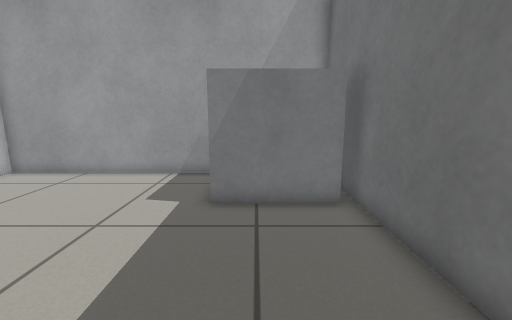
[1] (above)

16 first-person views from a walk through a Gazebo world. The camera is 0.68 m above the floor, tilts 10° down and sees 90° across. The floor is counted in squares, 0.25 m on a side. Each view is taken from the middle of a square. On the plan, view 1 faces up. The plan holds only what a view shows up to about 18 squares ahead; the rest is blank.

[2]
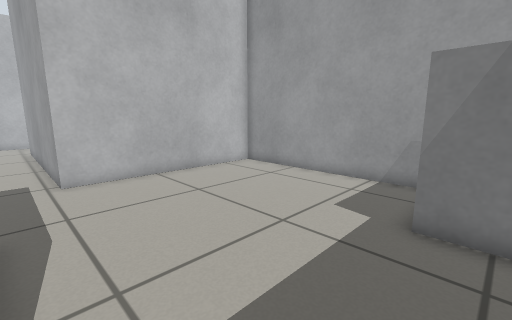

[3]
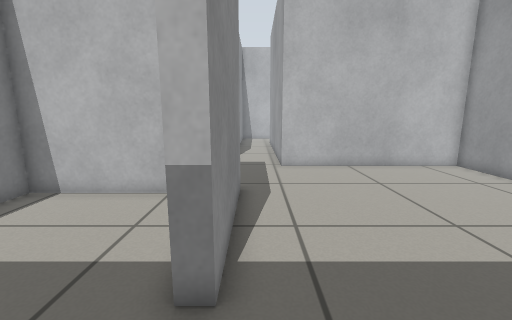

[4]
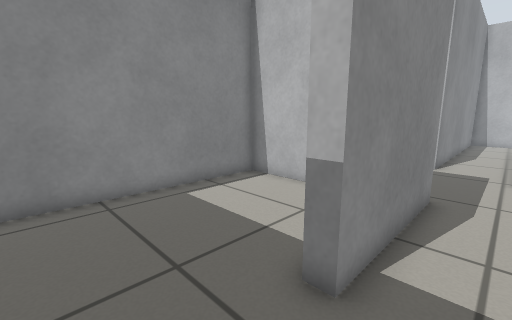

[5]
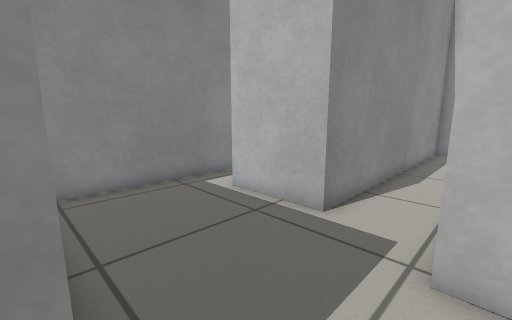

[6]
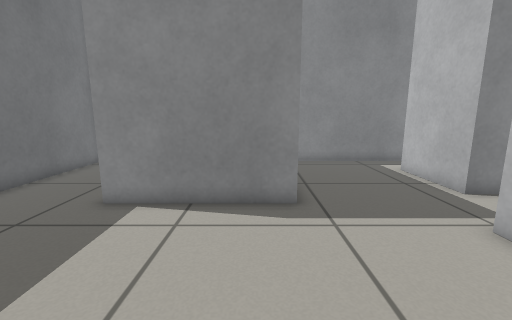

[7]
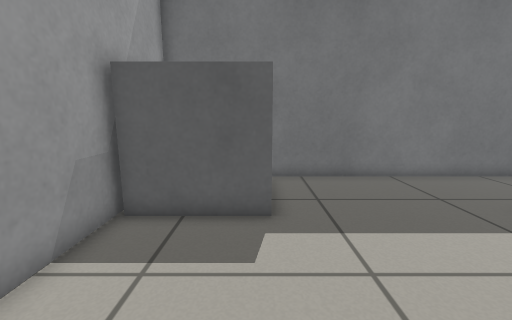

[8]
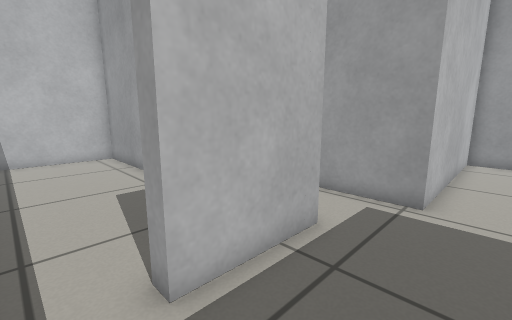

[9]
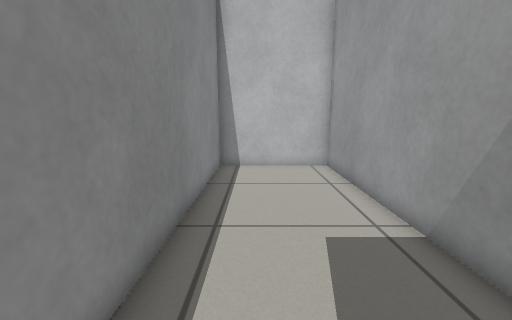

[10]
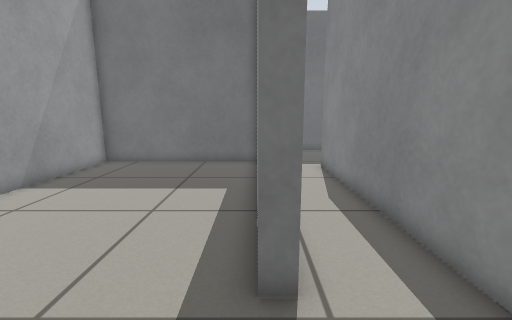

[11]
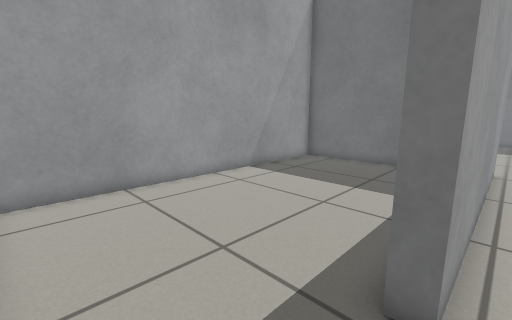

[12]
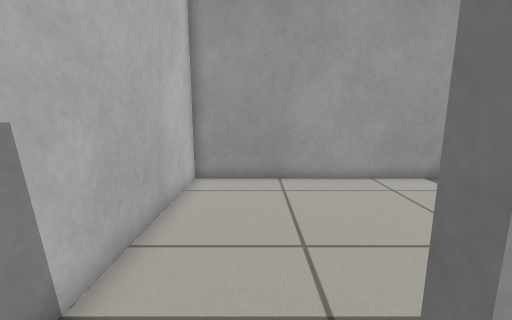

[13]
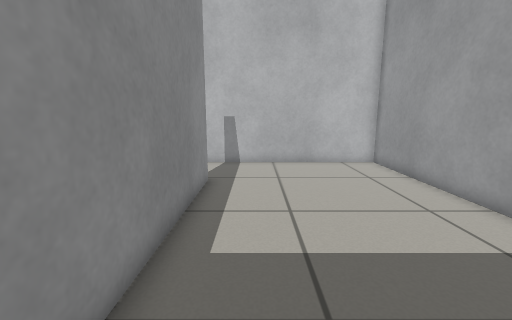

[14]
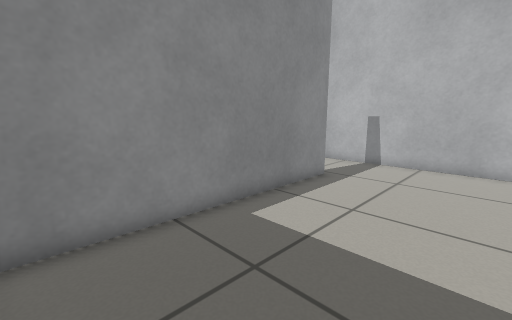

[15]
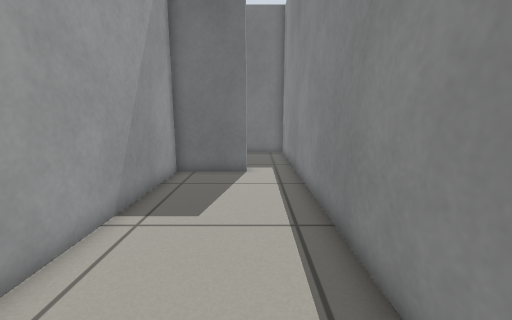

[16]
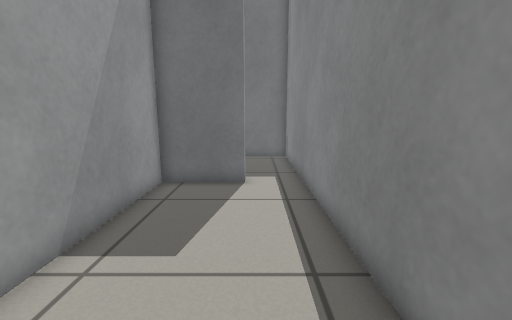

### Floor plan
Ten units are one square. View 1 is at (0, 0); x grows to the right and y downward. Boxes are objects, and circles mark ways between rooms. Rooms are numbered by the first view taken in them; rooms with no view inside come last. Other rooms are left out.
<svg viewBox="-282 -123 318 198">
<path fill="none" stroke="#000" d="M-74 -4 -13 -4 -13 2M31 5 31 -97M-145 70 -73 70 -73 42M6 -118 -116 -118 -116 -24 -236 -24M-276 -15 -276 5 -132 5 -132 45 -138 45M-236 -24 -236 -30 -126 -30M-122 -29 -122 -118 -277 -118 -276 -15M-138 45 -138 11 -276 11 -276 70 -145 70M-67 20 -67 70 22 70M31 68 31 5"/>
<circle cx="-255" cy="-25" r="3" fill="#2a7"/>
<circle cx="-135" cy="55" r="3" fill="#2a7"/>
<circle cx="5" cy="0" r="3" fill="#2a7"/>
<text x="-80" y="-30">1</text>
<text x="-200" y="-70">2</text>
<text x="-210" y="40">3</text>
<text x="-20" y="30">4</text>
</svg>
Room 1 opens to room 2. Room 1 opens to room 3. Room 1 opens to room 4.

Where each view was taken, in squares from view 1:
view 1: 0 up, 0 right, facing up
view 2: 1 up, 0 right, facing up-left
view 3: 1 up, 2 right, facing left
view 4: 2 up, 2 right, facing down-left
view 5: 3 up, 7 left, facing down-left
view 6: 8 up, 6 left, facing down
view 7: 8 up, 8 left, facing right
view 8: 6 down, 10 left, facing up-left
view 9: 5 down, 14 left, facing left
view 10: 3 up, 27 left, facing right
view 11: 2 up, 27 left, facing up-right
view 12: 1 up, 25 left, facing up
view 13: 5 up, 13 left, facing left
view 14: 9 up, 13 left, facing down-left
view 15: 5 down, 26 left, facing right
view 16: 5 down, 24 left, facing right
